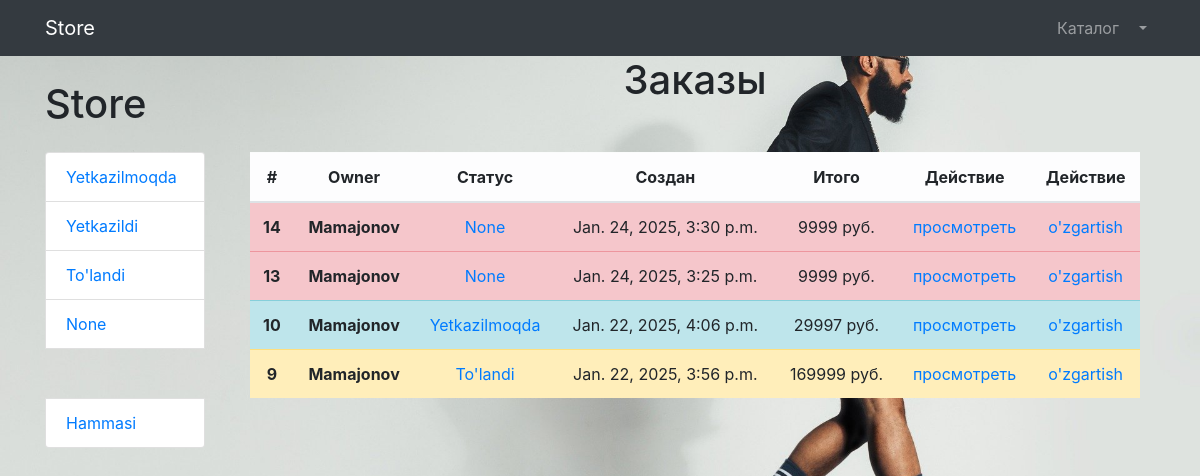
Page /admin-panel/ (signed in) on the committed database.
### storeapp/models.py (models this page shows, shortened)
class OrderModel(models.Model):
    STATUS_CHANGE = (
        ('Yetkazilmoqda', 'Yetkazilmoqda'),
        ('Yetkazildi', 'Yetkazildi'),
        ("To'landi", "To'landi"),
    )
    basket = models.ManyToManyField(BasketModel)
    owner = models.ForeignKey(Userprofile, on_delete=models.PROTECT)
    created = models.DateTimeField(auto_now_add=True)
    status = models.CharField(max_length=200, choices=STATUS_CHANGE, blank=True, null=True)
    summa = models.IntegerField(blank=True, null=True)
    first_name = models.CharField(max_length=200, blank=True, null=True)
    last_name = models.CharField(max_length=200, blank=True, null=True)
    phone = models.CharField(max_length=13, blank=True, null=True)
    address = models.TextField(blank=True, null=True)

### storeapp/views.py (the view)
# urls.py: path('admin-panel/', adminpanel, name='admin_panel'),
def adminpanel(request):
    if request.user.is_staff:
        orders = OrderModel.objects.all().order_by('-created')
        context = {
            'orders': orders
        }
        return render(request, 'admin.html', context)
    else:
        return redirect('home')

### storeapp/templates/admin.html (shortened to what this page needs)
{% extends 'base.html' %}
{% block content %}
<div class="container">
    <div class="row">
        <div class="col-lg-2">
            <h1 class="my-4">Store</h1>
            <div class="list-group">
                <a href="{% url 'order_category' status='Yetkazilmoqda' %}" class="list-group-item">Yetkazilmoqda</a>
                <a href="{% url 'order_category' status='Yetkazildi' %}" class="list-group-item">Yetkazildi</a>
                <a href="{% url 'order_category' status='To\'landi' %}" class="list-group-item">To'landi</a>
                <a href="{% url 'order_category' status='None' %}" class="list-group-item">None</a>
                <a href="{% url 'admin_panel' %}" class="list-group-item">Hammasi</a>
            </div>
        </div>
        <section class="col-lg-10">
            <div class="container">
                <div class="text-center ">
                    <h1>Заказы</h1>
                    <div class="orders mt-5">
                        <table class="table ">
                            <thead>
                            <tr class="table-light">
                                <th scope="col">#</th>
                                <th scope="col">Owner</th>
                                <th scope="col">Статус</th>
                                <th scope="col">Создан</th>
                                <th scope="col">Итого</th>
                                <th scope="col">Действие</th>
                                <th scope="col">Действие</th>
                            </tr>
                            </thead>
                            <tbody>
                            {% for order in orders %}
                            <tr class="{% if order.status == 'Yetkazildi' %} table-success {% elif order.status == 'Yetkazilmoqda' %} table-info {% elif order.status == 'To\'landi' %} table-warning {% else %} table-danger  {% endif %}">
                                <th scope="row">{{order.id}}</th>
                                <th scope="row">{{order.first_name}}</th>
                                <td><a href="{% url 'change_status' pk=order.id %}">{{order.status}}</a></td>
                                <td>{{order.created}}</td>
                                <td>{{order.summa}} руб.</td>
                                <td>
                                    <a href="{% url 'order' pk=order.id %}">просмотреть</a>
                                </td>
                                <td>
                                    <a href="{% url 'edit_order' pk=order.id %}">o'zgartish</a>
                                </td>
                            </tr>
                            {% endfor %}
                            </tbody>
                        </table>
                    </div>
                </div>
            </div>
        </section>
    </div>
</div>
{% endblock content %}

### rows in the picture
OrderModel: id "14", first_name "Mamajonov", status "None", created "Jan. 24, 2025, 3:30 p.m.", summa "9999"
OrderModel: id "13", first_name "Mamajonov", status "None", created "Jan. 24, 2025, 3:25 p.m.", summa "9999"
OrderModel: id "10", first_name "Mamajonov", status "Yetkazilmoqda", created "Jan. 22, 2025, 4:06 p.m.", summa "29997"
OrderModel: id "9", first_name "Mamajonov", status "To'landi", created "Jan. 22, 2025, 3:56 p.m.", summa "169999"
